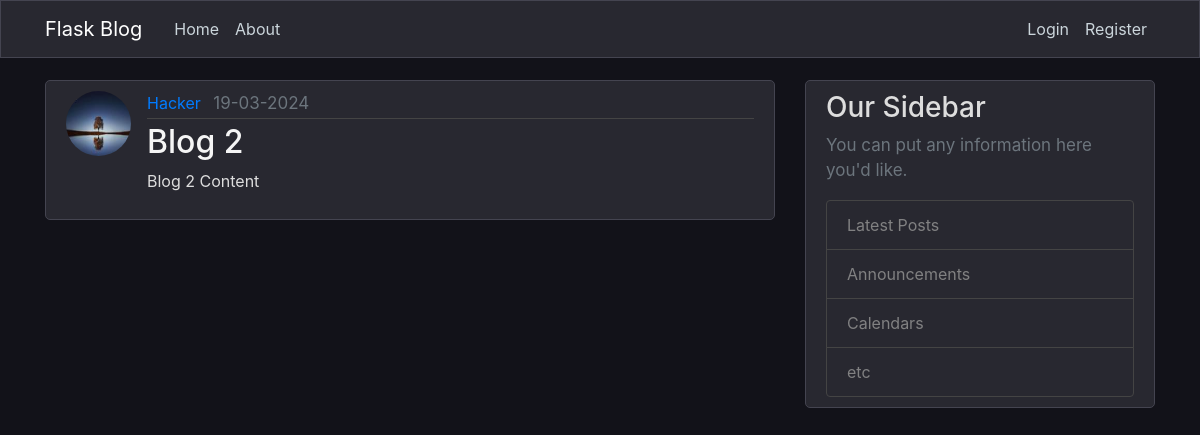
Screenshot of /post/2 with the database file from the repository.
### flaskblog/models.py (models this page shows, shortened)
class User(db.Model, UserMixin):
    id = db.Column(db.Integer, primary_key=True)
    username = db.Column(db.String(20), unique=True, nullable=False)
    email = db.Column(db.String(120), unique=True, nullable=False)
    image_file = db.Column(db.String(20), nullable=False, default='default.jpg')
    password = db.Column(db.String(60), nullable=False)
    posts = db.relationship('Post', backref='author', lazy=True)

class Post(db.Model):
    id = db.Column(db.Integer, primary_key=True)
    title = db.Column(db.String(100), nullable=False)
    date_posted = db.Column(db.DateTime, nullable=False, default=datetime.utcnow)
    content = db.Column(db.Text, nullable=False)
    user_id = db.Column(db.Integer, db.ForeignKey('user.id'), nullable=False)

### flaskblog/routes.py (the view)
@main_routes.route("/post/<int:post_id>")
def post(post_id):
    post = Post.query.get_or_404(post_id)
    return render_template("post.html", title=post.title, post=post)

### flaskblog/templates/post.html (shortened to what this page needs)
{% extends "layout.html" %}
{% block content %}
<article class="media content-section">
    <img class="rounded-circle article-img"
         src="{{ url_for('static', filename='profile_pics/' + post.author.image_file) }}">
    <div class="media-body">
        <div class="article-metadata">
            <a class="mr-2" href="{{ url_for('main_routes.user_post', username=post.author.username) }}">{{
                post.author.username }}</a>
            <small class="text-muted">{{ post.date_posted.strftime('%d-%m-%Y') }}</small>
        </div>
        <h2 class="article-title">{{ post.title }}</h2>
        <p class="article-content">{{ post.content }}</p>
    </div>
</article>
{% endblock content %}

### flaskblog/static/main.css (style rules this page uses)
body { background: #121219; color: #dddddd; margin-top: 5rem; }
h1, h2, h3, h4, h5, h6 { color: #DDDDDD; }
.content-section { background: #282830; padding: 10px 20px; border: 1px solid #282830; border-radius: 5px; margin-bottom: 20px; }
.article-title { color: #F5F5F5; }
.article-content { white-space: pre-line; }
.article-img { height: 65px; width: 65px; margin-right: 16px; }
.article-metadata { padding-bottom: 1px; margin-bottom: 4px; border-bottom: 1px solid #444444; }
.text-muted { font-size:17px; }
.content-section { border: 1px solid #444450; }

### rows the page displays
User: image_file (picture), author.username "Hacker"
Post: date_posted "19-03-2024", title "Blog 2", content "Blog 2 Content"
